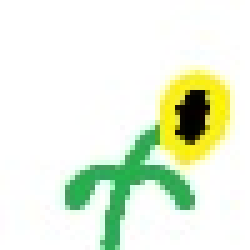
#> input picture PythonLab02/Image02.jpg, 50 x 50 px (shown 5 times larger)
$ python ChangeModeMerge.py
#> lines starting #> are read from the running program, lines starting #| are printed output that depends on the picture
from PIL import Image

img = Image.open("Image02.jpg")
#> img is the input picture: PIL image 50x50 RGB; mean R, G, B 231.8, 241.7, 221

R, G, B = img.split()
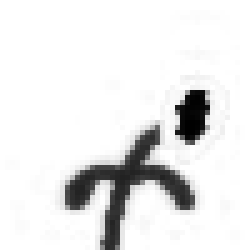
#> R: PIL image 50x50 L (shown 5 times larger); min 0, max 255, mean 231.8
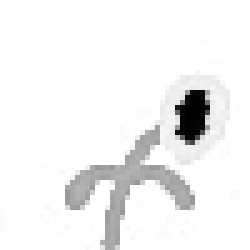
#> G: PIL image 50x50 L (shown 5 times larger); min 0, max 255, mean 241.7
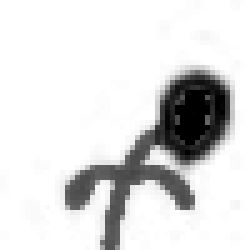
#> B: PIL image 50x50 L (shown 5 times larger); min 0, max 255, mean 221

mask = Image.new("L", img.size, 128)
#> mask: PIL image 50x50 L; every value is 128
img2 = Image.merge("RGBA", (R, G, B, mask))
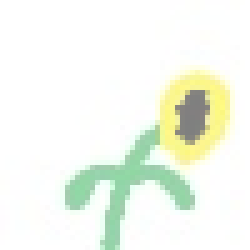
#> img2: PIL image 50x50 RGBA (shown 5 times larger); mean R, G, B, A 231.8, 241.7, 221, 128; transparent parts drawn white

img2.show()

$ run again, with PythonLab02/Image01.jpg copied over PythonLab02/Image02.jpg
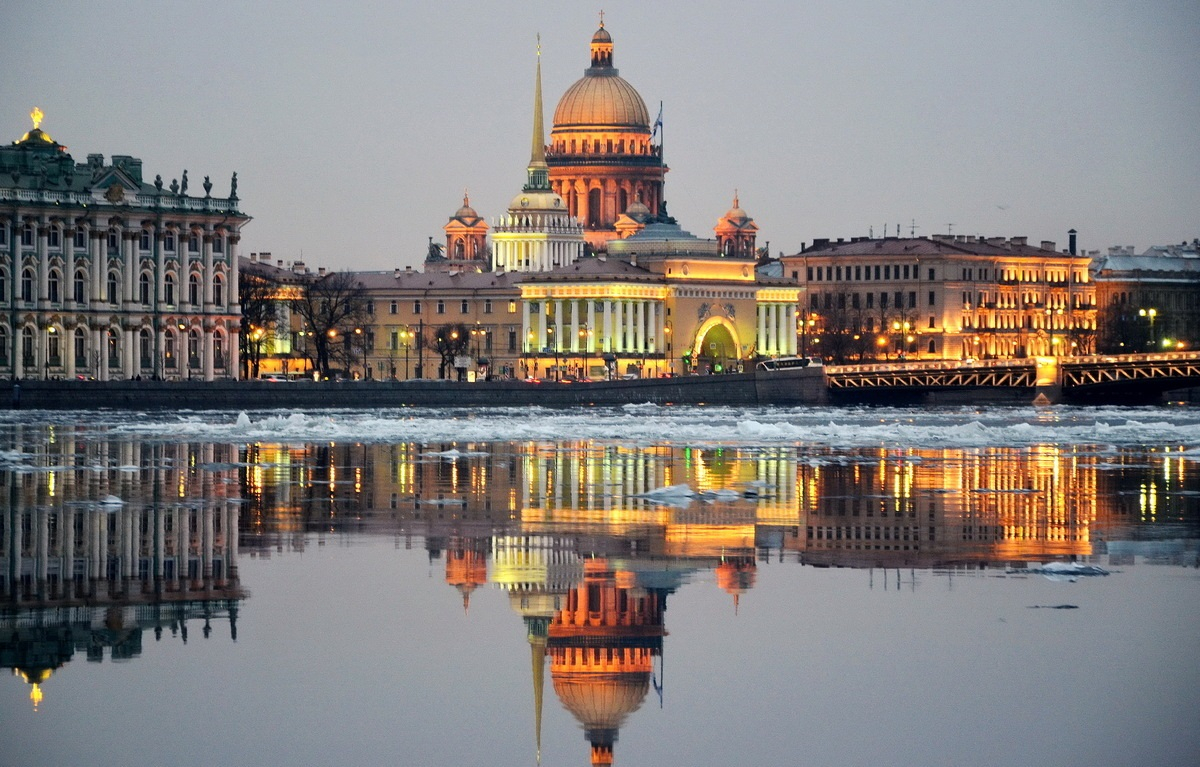
#> input picture PythonLab02/Image01.jpg, 1200 x 767 px
#> img is the input picture: PIL image 1200x767 RGB; mean R, G, B 131, 126.3, 124.1
#> `R, G, B = img.split()`:
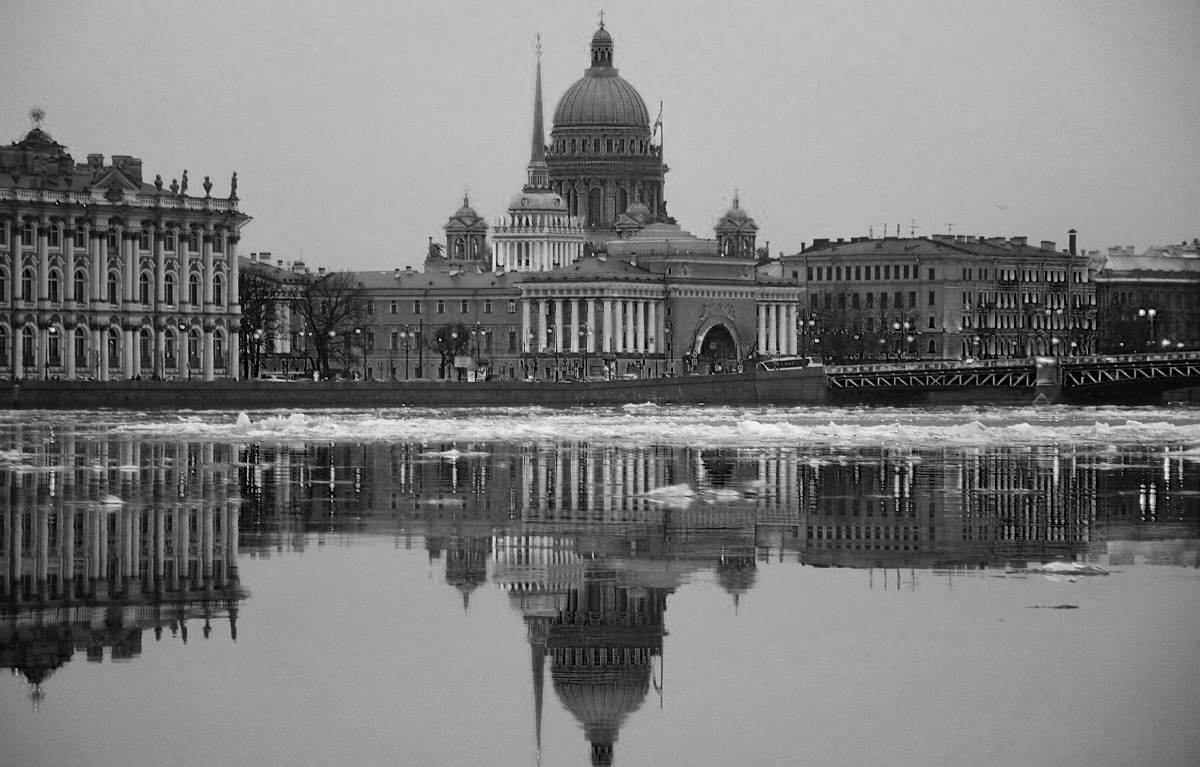
#> B: PIL image 1200x767 L; min 0, max 255, mean 124.1
#> mask: PIL image 1200x767 L; every value is 128
#> `img2 = Image.merge("RGBA", (R, G, B, mask))`:
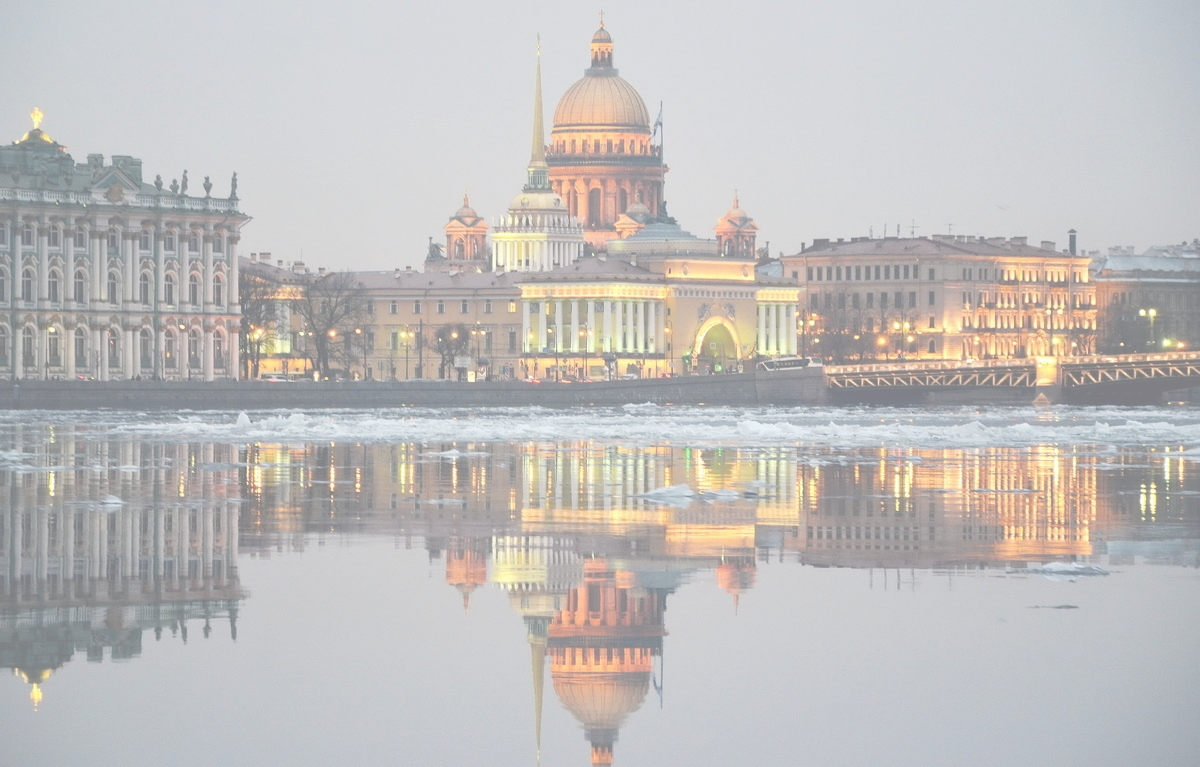
#> img2: PIL image 1200x767 RGBA; mean R, G, B, A 131, 126.3, 124.1, 128; transparent parts drawn white
